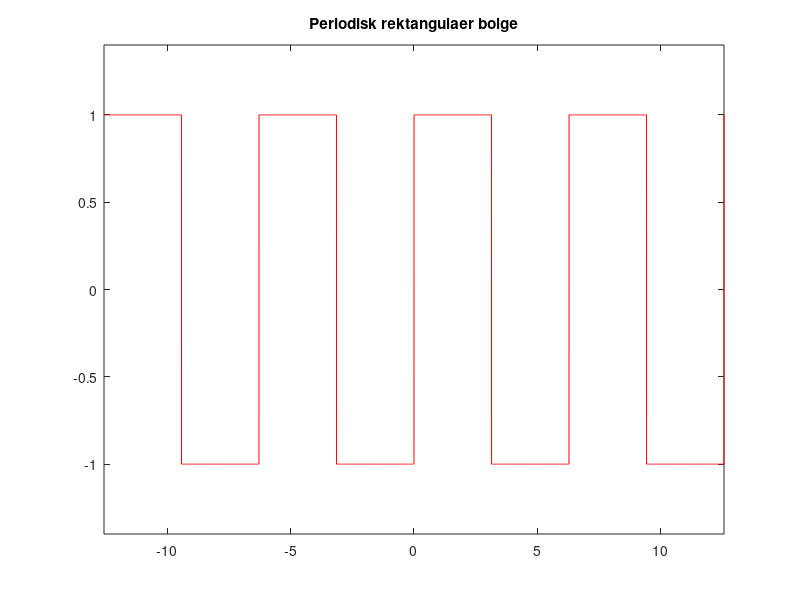
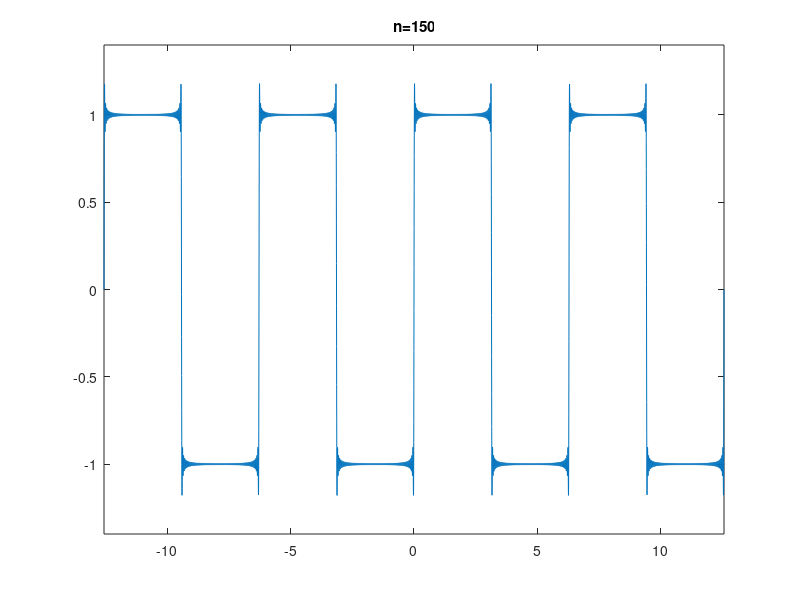

The MATLAB source for these figures, in order:
%%%%%%%%%%%%%%%%%%%%%%%%%%%%%%%%%%%%%%%%%%%%%%%%%%%%%%%%%%%%%%%%%%%%%%%%%
% Plotter delsummene S_n(x) til en kjent fourierrekke med koeffisienter %
% a_n, b_n over intervallet [-4*pi, 4*pi], for okende verdier av n      %
%                                                                       %
% Eksempelet er hentet fra Kreyszig, Section 11.1, Example  1 (Periodic %
% rectangular wave). Funksjonen er periodisk med periode 2pi og plottes %
% dermed over 4 perioder.                                               %
%                                                                       %
%%%%%%%%%%%%%%%%%%%%%%%%%%%%%%%%%%%%%%%%%%%%%%%%%%%%%%%%%%%%%%%%%%%%%%%%%

clear all; close all; clc

p = 2*pi;   % Periode 2pi
k = 1;
N = 150;    % Antall delsummer beregnet

% Intervallet [-2*p, 2*p] samplet i 10000 punkter
x = linspace(-2*p,2*p,10000);

a0 = 0;
S = a0*ones(size(x));   % Initialiserer delsum-vektoren


% Plotter den periodiske rektangulaere bolgen
f = square(2*pi*x/p);
figure(1), plot(x,f, 'r'), title('Periodisk rektangulaer bolge'), ...
    axis([-2*p,2*p,-1.4*k,1.4*k]) % aksen er tilpasset funksjonen.
    

%{
figure(2), plot(x,4*k/pi*sin(2*pi*x/p)), title('delsummen S_1(x)'), ...
    axis([-2*p,2*p,-1.4*k,1.4*k])  % aksen er tilpasset funksjonen.
pause
%}
    
for n=1:N
    % Beregner fourier-koeffisientene (se Kreyszig 11.1)
    an = 0;
    bn = 2*k/(n*pi)*(1-(-1)^n);
    
    % Beregner S_n(x)
    S = S+an*cos(2*n*pi*x/p)+bn*sin(2*n*pi*x/p);
    
    % Plotter delsummen S_n(x)
    figure(2), plot(x,S)
    axis([-2*p,2*p,-1.4*k,1.4*k]);  % aksen er tilpasset funksjonen.  
    title(sprintf('n=%d',n))
    pause(0.1) 
end

